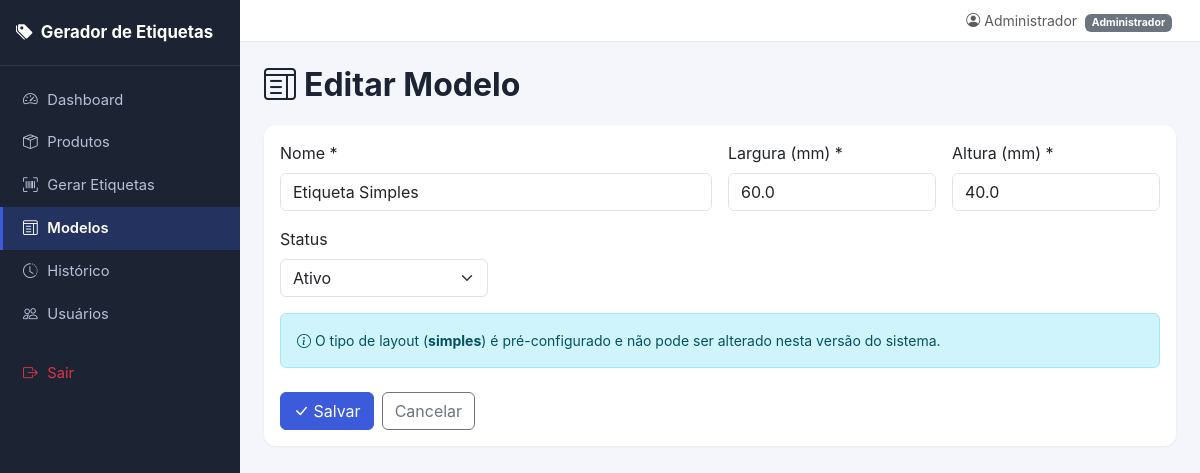
Page /modelos/1/editar (signed in) on the committed database.
### models/usuario.py (models this page shows, shortened)
class Usuario(db.Model, UserMixin):
    __tablename__ = "usuarios"
    id = db.Column(db.Integer, primary_key=True)
    nome = db.Column(db.String(120), nullable=False)
    email = db.Column(db.String(150), nullable=False, unique=True, index=True)
    senha_hash = db.Column(db.String(255), nullable=False)
    perfil = db.Column(db.String(20), nullable=False, default="usuario")  # administrador | usuario
    status = db.Column(db.String(10), nullable=False, default="ativo")   # ativo | inativo
    criado_em = db.Column(db.DateTime, default=datetime.utcnow)
    impressoes = db.relationship("Impressao", backref="usuario", lazy=True)
    @property
    def is_admin(self):
        return self.perfil == "administrador"
    @property
    def is_active(self):  # sobrescreve UserMixin: usuário inativo não consegue logar
        return self.status == "ativo"

### models/modelo_etiqueta.py (models this page shows, shortened)
class ModeloEtiqueta(db.Model):
    __tablename__ = "modelos_etiqueta"
    id = db.Column(db.Integer, primary_key=True)
    nome = db.Column(db.String(100), nullable=False)
    tipo = db.Column(db.String(20), nullable=False, default="simples")
    largura = db.Column(db.Float, nullable=False, default=60.0)  # em mm
    altura = db.Column(db.Float, nullable=False, default=40.0)   # em mm
    status = db.Column(db.String(10), nullable=False, default="ativo")
    impressoes = db.relationship("Impressao", backref="modelo", lazy=True)

### routes/modelos.py (the view, shortened to what this page needs)
@modelos_bp.route("/<int:modelo_id>/editar", methods=["GET", "POST"])
@login_required
def editar(modelo_id):
    if not _somente_admin():
        return redirect(url_for("modelos.listar"))
    modelo = ModeloEtiqueta.query.get_or_404(modelo_id)
    return render_template("modelos/form.html", modelo=modelo)

### routes/modelos.py (called while the page is built)
def _somente_admin():
    if not current_user.is_admin:
        flash("Apenas administradores podem gerenciar modelos de etiqueta.", "warning")
        return False
    return True

### templates/modelos/form.html (shortened to what this page needs)
{% extends "base.html" %}
{% block conteudo %}
<h2 class="page-title"><i class="bi bi-layout-text-window"></i> Editar Modelo</h2>
<div class="card">
    <div class="card-body">
        <form method="POST">
            <div class="row g-3">
                <div class="col-md-6">
                    <label class="form-label">Nome *</label>
                    <input type="text" name="nome" class="form-control" value="{{ modelo.nome }}" required>
                </div>
                <div class="col-md-3">
                    <label class="form-label">Largura (mm) *</label>
                    <input type="number" step="0.1" name="largura" class="form-control" value="{{ modelo.largura }}" required>
                </div>
                <div class="col-md-3">
                    <label class="form-label">Altura (mm) *</label>
                    <input type="number" step="0.1" name="altura" class="form-control" value="{{ modelo.altura }}" required>
                </div>
                <div class="col-md-3">
                    <label class="form-label">Status</label>
                    <select name="status" class="form-select">
                        <option value="ativo" {% if modelo.status == 'ativo' %}selected{% endif %}>Ativo</option>
                    </select>
                </div>
                <div class="col-12">
                    <div class="alert alert-info small mb-0">
                        <i class="bi bi-info-circle"></i>
                        O tipo de layout (<strong>{{ modelo.tipo }}</strong>) é pré-configurado e não pode ser alterado nesta versão do sistema.
                    </div>
                </div>
            </div>
            <div class="mt-4 d-flex gap-2">
                <button type="submit" class="btn btn-primary"><i class="bi bi-check-lg"></i> Salvar</button>
                <a href="{{ url_for('modelos.listar') }}" class="btn btn-outline-secondary">Cancelar</a>
            </div>
        </form>
    </div>
</div>
{% endblock %}

### templates/base.html (shortened to what this page needs)
<!DOCTYPE html>
<html lang="pt-br">
<head>
    <link href="https://cdn.jsdelivr.net/npm/bootstrap@5.3.3/dist/css/bootstrap.min.css" rel="stylesheet">
    <link rel="stylesheet" href="https://cdn.jsdelivr.net/npm/bootstrap-icons@1.11.3/font/bootstrap-icons.css">
    <link rel="stylesheet" href="{{ url_for('static', filename='css/style.css') }}">
</head>
<body>
{% if current_user.is_authenticated %}
<div class="app-wrapper">
    <nav class="sidebar" id="sidebar">
        <div class="sidebar-brand">
            <i class="bi bi-tags-fill"></i> <span>Gerador de Etiquetas</span>
        </div>
        <ul class="nav flex-column sidebar-nav">
            <li class="nav-item">
                <a class="nav-link {% if request.endpoint == 'dashboard.index' %}active{% endif %}" href="{{ url_for('dashboard.index') }}">
                    <i class="bi bi-speedometer2"></i> Dashboard
                </a>
            </li>
            <li class="nav-item">
                <a class="nav-link {% if request.blueprint == 'produtos' %}active{% endif %}" href="{{ url_for('produtos.listar') }}">
                    <i class="bi bi-box-seam"></i> Produtos
                </a>
            </li>
            <li class="nav-item">
                <a class="nav-link {% if request.blueprint == 'etiquetas' %}active{% endif %}" href="{{ url_for('etiquetas.gerar') }}">
                    <i class="bi bi-upc-scan"></i> Gerar Etiquetas
                </a>
            </li>
            <li class="nav-item">
                <a class="nav-link {% if request.blueprint == 'modelos' %}active{% endif %}" href="{{ url_for('modelos.listar') }}">
                    <i class="bi bi-layout-text-window"></i> Modelos
                </a>
            </li>
            <li class="nav-item">
                <a class="nav-link {% if request.blueprint == 'historico' %}active{% endif %}" href="{{ url_for('historico.listar') }}">
                    <i class="bi bi-clock-history"></i> Histórico
                </a>
            </li>
            {% if current_user.is_admin %}
            <li class="nav-item">
                <a class="nav-link {% if request.blueprint == 'usuarios' %}active{% endif %}" href="{{ url_for('usuarios.listar') }}">
                    <i class="bi bi-people"></i> Usuários
                </a>
            </li>
            {% endif %}
            <li class="nav-item mt-3">
                <a class="nav-link text-danger" href="{{ url_for('auth.logout') }}">
                    <i class="bi bi-box-arrow-right"></i> Sair
                </a>
            </li>
        </ul>
    </nav>
    <div class="main-content">
        <nav class="navbar navbar-expand top-navbar">
            <div class="container-fluid">
                <span class="ms-auto small text-muted">
                    <i class="bi bi-person-circle"></i>
                    {{ current_user.nome }}
                    <span class="badge bg-secondary ms-1">{{ current_user.perfil|capitalize }}</span>
                </span>
            </div>
        </nav>
        <main class="page-content">
            {% block conteudo %}{% endblock %}
        </main>
    </div>
</div>
{% else %}
    {% include 'partials/mensagens.html' %}
    {% block conteudo_publico %}{% endblock %}
{% endif %}
</body>
</html>

### static/css/style.css (style rules this page uses)
:root { --sidebar-width: 240px; --primary: #3b5bdb; --primary-dark: #2c46ad; --bg-body: #f4f6fb; }
* { box-sizing: border-box; }
body { background-color: var(--bg-body); font-family: -apple-system, "Segoe UI", Roboto, Helvetica, Arial, sans-serif; }
.app-wrapper { display: flex; min-height: 100vh; }
.sidebar { width: var(--sidebar-width); background: #1c2434; color: #cfd4e4; flex-shrink: 0; min-height: 100vh; position: sticky; top: 0; align-self: flex-start; }
.sidebar-brand { padding: 1.25rem 1rem; font-weight: 700; font-size: 1.05rem; color: #fff; border-bottom: 1px solid rgba(255,255,255,.08); display: flex; align-items: center; gap: .5rem; }
.sidebar-nav { padding: .75rem 0; }
.sidebar-nav .nav-link { color: #b7bfd6; padding: .65rem 1.25rem; display: flex; align-items: center; gap: .6rem; font-size: .92rem; border-left: 3px solid transparent; transition: all .15s ease; }
.sidebar-nav .nav-link.active { color: #fff; background: rgba(59,91,219,.25); border-left-color: var(--primary); font-weight: 600; }
.main-content { flex: 1; min-width: 0; }
.top-navbar { background: #fff; border-bottom: 1px solid #e6e9f2; padding: .6rem 1rem; }
.page-content { padding: 1.5rem; }
.page-title { font-weight: 700; color: #1c2434; margin-bottom: 1.25rem; display: flex; align-items: center; gap: .5rem; }
.card { border: none; border-radius: 12px; box-shadow: 0 1px 3px rgba(0,0,0,.06); }
.btn-primary { background-color: var(--primary); border-color: var(--primary); }

### rows in the picture
Usuario: nome "Administrador", perfil "Administrador"
ModeloEtiqueta: nome "Etiqueta Simples", largura "60.0", altura "40.0", status "Ativo", tipo "simples"
